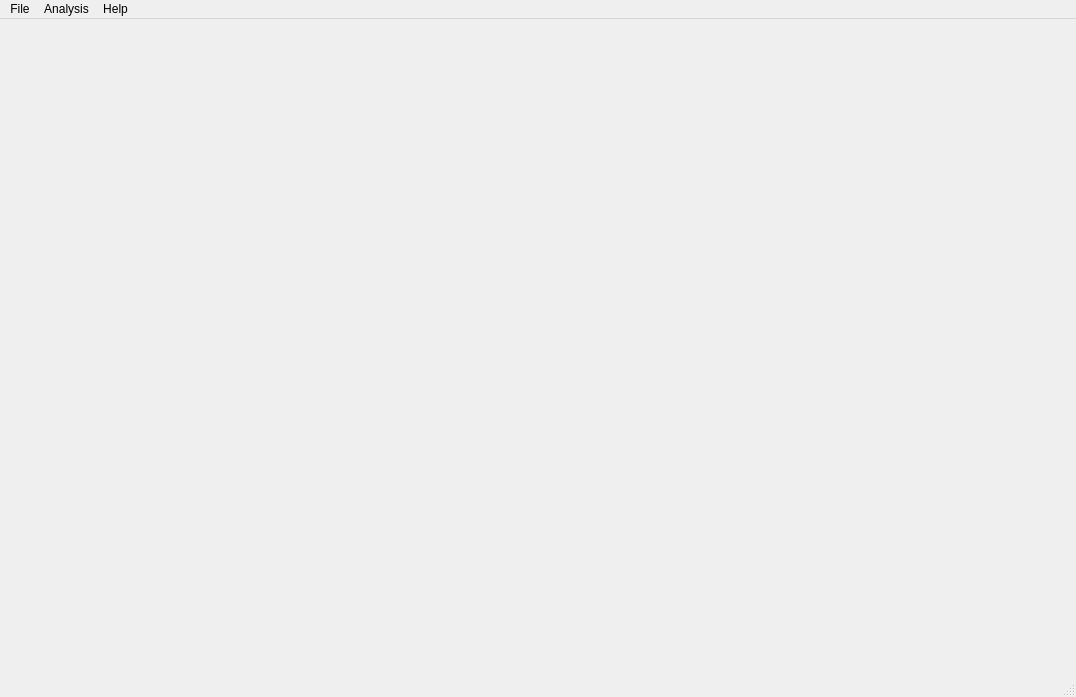
<?xml version="1.0" encoding="UTF-8"?>
<ui version="4.0">
 <class>MainWindow</class>
 <widget class="QMainWindow" name="MainWindow">
  <property name="geometry">
   <rect>
    <x>0</x>
    <y>0</y>
    <width>1076</width>
    <height>697</height>
   </rect>
  </property>
  <property name="windowTitle">
   <string>MainWindow</string>
  </property>
  <widget class="QWidget" name="centralwidget"/>
  <widget class="QMenuBar" name="menubar">
   <property name="geometry">
    <rect>
     <x>0</x>
     <y>0</y>
     <width>1076</width>
     <height>24</height>
    </rect>
   </property>
   <widget class="QMenu" name="menuFile">
    <property name="title">
     <string>File</string>
    </property>
    <addaction name="actionNew"/>
    <addaction name="actionOpen"/>
    <addaction name="actionSave"/>
    <addaction name="actionConfig"/>
   </widget>
   <widget class="QMenu" name="menuAnalysis">
    <property name="title">
     <string>Analysis</string>
    </property>
    <addaction name="actionLayout"/>
    <addaction name="actionFirst_Order_Data"/>
    <addaction name="actionParaxial_Ray_Trace"/>
    <addaction name="actionTransverse_Ray_Fan"/>
    <addaction name="actionLongitudinal_Aberration"/>
    <addaction name="actionReal_Ray_Trace"/>
   </widget>
   <widget class="QMenu" name="menuHelp">
    <property name="title">
     <string>Help</string>
    </property>
    <addaction name="actionAbout"/>
   </widget>
   <addaction name="menuFile"/>
   <addaction name="menuAnalysis"/>
   <addaction name="menuHelp"/>
  </widget>
  <widget class="QStatusBar" name="statusbar"/>
  <action name="actionNew">
   <property name="text">
    <string>New</string>
   </property>
  </action>
  <action name="actionOpen">
   <property name="text">
    <string>Open</string>
   </property>
  </action>
  <action name="actionSave">
   <property name="text">
    <string>Save As</string>
   </property>
  </action>
  <action name="actionLayout">
   <property name="text">
    <string>Layout</string>
   </property>
  </action>
  <action name="actionTransverse_Ray_Fan">
   <property name="text">
    <string>Transverse Ray Fan</string>
   </property>
  </action>
  <action name="actionLongitudinal_Ray_Fan">
   <property name="text">
    <string>Longitudinal Ray Fan</string>
   </property>
  </action>
  <action name="actionSpot_Diagram">
   <property name="text">
    <string>Spot Diagram</string>
   </property>
  </action>
  <action name="actionFirst_Order_Data">
   <property name="text">
    <string>First Order Data</string>
   </property>
  </action>
  <action name="actionParaxial_Ray_Trace">
   <property name="text">
    <string>Paraxial Ray Trace</string>
   </property>
  </action>
  <action name="actionLog">
   <property name="text">
    <string>Log</string>
   </property>
  </action>
  <action name="actionReal_Ray_Trace">
   <property name="text">
    <string>Single Ray Trace</string>
   </property>
  </action>
  <action name="actionAbout">
   <property name="text">
    <string>About Geopter</string>
   </property>
  </action>
  <action name="actionConfig">
   <property name="text">
    <string>Glass Catalog</string>
   </property>
  </action>
  <action name="actionLongitudinal_Aberration">
   <property name="text">
    <string>Longitudinal Aberration</string>
   </property>
  </action>
 </widget>
 <resources/>
 <connections/>
</ui>
